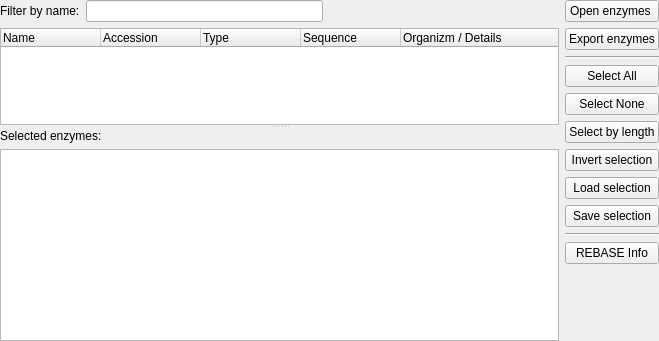
<?xml version="1.0" encoding="UTF-8"?>
<ui version="4.0">
 <class>EnzymesSelectorWidget</class>
 <widget class="QWidget" name="EnzymesSelectorWidget">
  <property name="geometry">
   <rect>
    <x>0</x>
    <y>0</y>
    <width>659</width>
    <height>341</height>
   </rect>
  </property>
  <property name="sizePolicy">
   <sizepolicy hsizetype="Preferred" vsizetype="Preferred">
    <horstretch>0</horstretch>
    <verstretch>0</verstretch>
   </sizepolicy>
  </property>
  <property name="windowTitle">
   <string>Select enzymes</string>
  </property>
  <layout class="QHBoxLayout" name="horizontalLayout_2">
   <property name="sizeConstraint">
    <enum>QLayout::SetMinAndMaxSize</enum>
   </property>
   <property name="margin">
    <number>0</number>
   </property>
   <item>
    <layout class="QVBoxLayout" name="verticalLayout_2">
     <item>
      <layout class="QHBoxLayout" name="horizontalLayout">
       <item>
        <widget class="QLabel" name="label_2">
         <property name="text">
          <string>Filter by name:</string>
         </property>
        </widget>
       </item>
       <item>
        <widget class="QLineEdit" name="enzymesFilterEdit"/>
       </item>
       <item>
        <spacer name="horizontalSpacer">
         <property name="orientation">
          <enum>Qt::Horizontal</enum>
         </property>
         <property name="sizeHint" stdset="0">
          <size>
           <width>40</width>
           <height>20</height>
          </size>
         </property>
        </spacer>
       </item>
      </layout>
     </item>
     <item>
      <widget class="QSplitter" name="splitter">
       <property name="sizePolicy">
        <sizepolicy hsizetype="MinimumExpanding" vsizetype="Expanding">
         <horstretch>0</horstretch>
         <verstretch>0</verstretch>
        </sizepolicy>
       </property>
       <property name="orientation">
        <enum>Qt::Vertical</enum>
       </property>
       <property name="childrenCollapsible">
        <bool>false</bool>
       </property>
       <widget class="QTreeWidget" name="tree">
        <property name="sizePolicy">
         <sizepolicy hsizetype="Expanding" vsizetype="Expanding">
          <horstretch>0</horstretch>
          <verstretch>5</verstretch>
         </sizepolicy>
        </property>
        <column>
         <property name="text">
          <string>Name</string>
         </property>
        </column>
        <column>
         <property name="text">
          <string>Accession</string>
         </property>
        </column>
        <column>
         <property name="text">
          <string>Type</string>
         </property>
        </column>
        <column>
         <property name="text">
          <string>Sequence</string>
         </property>
        </column>
        <column>
         <property name="text">
          <string>Organizm / Details</string>
         </property>
        </column>
       </widget>
       <widget class="QWidget" name="layoutWidget_2">
        <layout class="QVBoxLayout" name="verticalLayout">
         <item>
          <widget class="QLabel" name="label">
           <property name="text">
            <string>Selected enzymes:</string>
           </property>
          </widget>
         </item>
         <item>
          <widget class="QTextEdit" name="checkedEnzymesEdit">
           <property name="verticalScrollBarPolicy">
            <enum>Qt::ScrollBarAsNeeded</enum>
           </property>
           <property name="undoRedoEnabled">
            <bool>false</bool>
           </property>
           <property name="readOnly">
            <bool>true</bool>
           </property>
           <property name="html">
            <string>&lt;!DOCTYPE HTML PUBLIC &quot;-//W3C//DTD HTML 4.0//EN&quot; &quot;http://www.w3.org/TR/REC-html40/strict.dtd&quot;&gt;
&lt;html&gt;&lt;head&gt;&lt;meta name=&quot;qrichtext&quot; content=&quot;1&quot; /&gt;&lt;style type=&quot;text/css&quot;&gt;
p, li { white-space: pre-wrap; }
&lt;/style&gt;&lt;/head&gt;&lt;body style=&quot; font-family:'Lucida Grande'; font-size:13pt; font-weight:400; font-style:normal;&quot;&gt;
&lt;p style=&quot;-qt-paragraph-type:empty; margin-top:0px; margin-bottom:0px; margin-left:0px; margin-right:0px; -qt-block-indent:0; text-indent:0px; font-family:'MS Shell Dlg 2'; font-size:8pt;&quot;&gt;&lt;br /&gt;&lt;/p&gt;&lt;/body&gt;&lt;/html&gt;</string>
           </property>
           <property name="acceptRichText">
            <bool>false</bool>
           </property>
           <property name="textInteractionFlags">
            <set>Qt::TextSelectableByKeyboard|Qt::TextSelectableByMouse</set>
           </property>
          </widget>
         </item>
        </layout>
       </widget>
      </widget>
     </item>
    </layout>
   </item>
   <item>
    <layout class="QVBoxLayout" name="verticalLayout_3">
     <property name="sizeConstraint">
      <enum>QLayout::SetMinAndMaxSize</enum>
     </property>
     <item>
      <widget class="QPushButton" name="enzymesFileButton">
       <property name="toolTip">
        <string>Load enzymes database</string>
       </property>
       <property name="text">
        <string>Open enzymes </string>
       </property>
      </widget>
     </item>
     <item>
      <widget class="QPushButton" name="saveEnzymesButton">
       <property name="toolTip">
        <string>Export current selection as new database</string>
       </property>
       <property name="text">
        <string>Export enzymes</string>
       </property>
      </widget>
     </item>
     <item>
      <widget class="Line" name="line_2">
       <property name="orientation">
        <enum>Qt::Horizontal</enum>
       </property>
      </widget>
     </item>
     <item>
      <widget class="QPushButton" name="selectAllButton">
       <property name="toolTip">
        <string>Select all enzymes in database</string>
       </property>
       <property name="text">
        <string>Select All</string>
       </property>
      </widget>
     </item>
     <item>
      <widget class="QPushButton" name="selectNoneButton">
       <property name="toolTip">
        <string>Empty selection</string>
       </property>
       <property name="text">
        <string>Select None</string>
       </property>
      </widget>
     </item>
     <item>
      <widget class="QPushButton" name="selectByLengthButton">
       <property name="toolTip">
        <string>Select enzymes by length of recognition sequence</string>
       </property>
       <property name="text">
        <string>Select by length</string>
       </property>
      </widget>
     </item>
     <item>
      <widget class="QPushButton" name="invertSelectionButton">
       <property name="toolTip">
        <string>Invert current selection</string>
       </property>
       <property name="text">
        <string>Invert selection</string>
       </property>
      </widget>
     </item>
     <item>
      <widget class="QPushButton" name="loadSelectionButton">
       <property name="toolTip">
        <string>Hint: selection file should contain enzymes' names separtated by whitespaces or commas</string>
       </property>
       <property name="text">
        <string>Load selection</string>
       </property>
      </widget>
     </item>
     <item>
      <widget class="QPushButton" name="saveSelectionButton">
       <property name="toolTip">
        <string>Save selected enzymes list to a text file</string>
       </property>
       <property name="text">
        <string>Save selection</string>
       </property>
      </widget>
     </item>
     <item>
      <widget class="Line" name="line">
       <property name="orientation">
        <enum>Qt::Horizontal</enum>
       </property>
      </widget>
     </item>
     <item>
      <widget class="QPushButton" name="enzymeInfo">
       <property name="text">
        <string>REBASE Info</string>
       </property>
      </widget>
     </item>
     <item>
      <spacer name="verticalSpacer">
       <property name="orientation">
        <enum>Qt::Vertical</enum>
       </property>
       <property name="sizeHint" stdset="0">
        <size>
         <width>20</width>
         <height>40</height>
        </size>
       </property>
      </spacer>
     </item>
    </layout>
   </item>
  </layout>
 </widget>
 <resources/>
 <connections/>
</ui>
